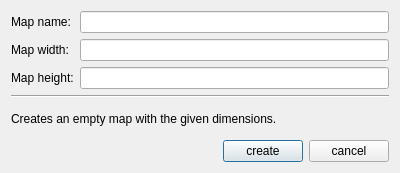
<?xml version="1.0" encoding="UTF-8"?>
<ui version="4.0">
 <class>NewMapDialog</class>
 <widget class="QDialog" name="NewMapDialog">
  <property name="geometry">
   <rect>
    <x>0</x>
    <y>0</y>
    <width>400</width>
    <height>173</height>
   </rect>
  </property>
  <property name="windowTitle">
   <string>NewMapDialog</string>
  </property>
  <layout class="QGridLayout" name="gridLayout">
   <item row="0" column="0" colspan="3">
    <layout class="QFormLayout" name="formLayout">
     <item row="0" column="0">
      <widget class="QLabel" name="staticName">
       <property name="text">
        <string>Map name:</string>
       </property>
      </widget>
     </item>
     <item row="0" column="1">
      <widget class="QLineEdit" name="nameLineEdit"/>
     </item>
     <item row="1" column="0">
      <widget class="QLabel" name="staticWidth">
       <property name="text">
        <string>Map width:</string>
       </property>
      </widget>
     </item>
     <item row="1" column="1">
      <widget class="QLineEdit" name="widthLineEdit"/>
     </item>
     <item row="2" column="0">
      <widget class="QLabel" name="staticHeight">
       <property name="text">
        <string>Map height:</string>
       </property>
      </widget>
     </item>
     <item row="2" column="1">
      <widget class="QLineEdit" name="heightLineEdit"/>
     </item>
    </layout>
   </item>
   <item row="1" column="0" colspan="3">
    <widget class="Line" name="lineSpacer">
     <property name="orientation">
      <enum>Qt::Horizontal</enum>
     </property>
    </widget>
   </item>
   <item row="2" column="0" colspan="2">
    <widget class="QLabel" name="staticDescription">
     <property name="text">
      <string>Creates an empty map with the given dimensions.</string>
     </property>
    </widget>
   </item>
   <item row="3" column="0">
    <spacer name="buttonAlignmentSpacer">
     <property name="orientation">
      <enum>Qt::Horizontal</enum>
     </property>
     <property name="sizeHint" stdset="0">
      <size>
       <width>217</width>
       <height>20</height>
      </size>
     </property>
    </spacer>
   </item>
   <item row="3" column="1">
    <widget class="QPushButton" name="createButton">
     <property name="sizePolicy">
      <sizepolicy hsizetype="Fixed" vsizetype="Fixed">
       <horstretch>0</horstretch>
       <verstretch>0</verstretch>
      </sizepolicy>
     </property>
     <property name="text">
      <string>create</string>
     </property>
    </widget>
   </item>
   <item row="3" column="2">
    <widget class="QPushButton" name="cancelButton">
     <property name="sizePolicy">
      <sizepolicy hsizetype="Fixed" vsizetype="Fixed">
       <horstretch>0</horstretch>
       <verstretch>0</verstretch>
      </sizepolicy>
     </property>
     <property name="text">
      <string>cancel</string>
     </property>
    </widget>
   </item>
  </layout>
 </widget>
 <layoutdefault spacing="6" margin="11"/>
 <resources/>
 <connections/>
</ui>
